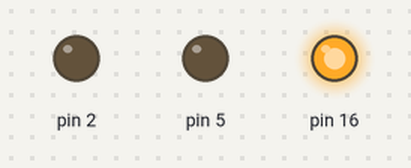
This sketch was run on a simulated Arduino Uno, built with avr-gcc and run on an emulated ATmega328P. Shown: output pins drawn as LEDs (lit = HIGH).

Above: at 0.5 s.
At 1.5 s:
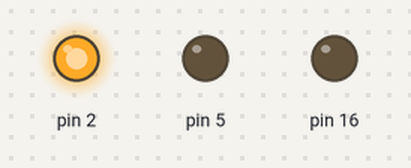
At 5.5 s:
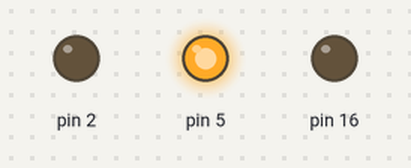
Timing chart, 0 to 6.9 s (numbered marks = the images above):
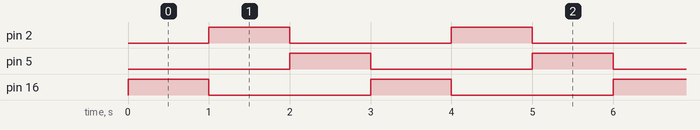

The sketch:

ledlivedead.ino
```cpp
void setup() {
  pinMode (16, OUTPUT);
  pinMode (2, OUTPUT);
  pinMode (5, OUTPUT);

}

void loop() {
  digitalWrite (16, HIGH);
  delay (1000);
  digitalWrite (16, LOW);


  digitalWrite (2, HIGH);
  delay (1000);
  digitalWrite(2, LOW);


  digitalWrite (5 , HIGH);
  delay (1000);
  digitalWrite (5, LOW);


}
```

Measured:
- by itself, pin 2, pin 5, pin 16: alternates HIGH for 1.0 s and LOW for 2.0 s
- by itself, everything shown: repeats every 3.0 s, in 4 steps
